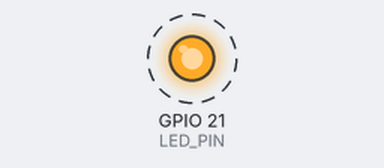
A program run on a simulated Raspberry Pi (BCM pin numbers). Parts: output pins drawn as LEDs (lit = HIGH). Dashed ring = blinking.

Above: at 0.5 s.
Timing chart, 0 to 4.6 s (numbered marks = the images above):
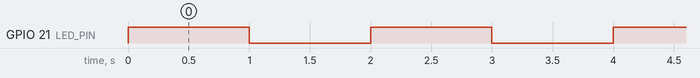

Measured:
- by itself, GPIO 21 (LED_PIN): alternates HIGH for 1.0 s and LOW for 1.0 s

The program:

main.py
```python
import RPi.GPIO as GPIO
from time import sleep

LED_PIN = 21

GPIO.setmode(GPIO.BCM)
GPIO.setup(LED_PIN, GPIO.OUT)

try:
    while True:
        GPIO.output(LED_PIN, GPIO.HIGH)
        sleep(1.0)
        GPIO.output(LED_PIN, GPIO.LOW)
        sleep(1.0)

except KeyboardInterrupt:
  GPIO.cleanup()
```
